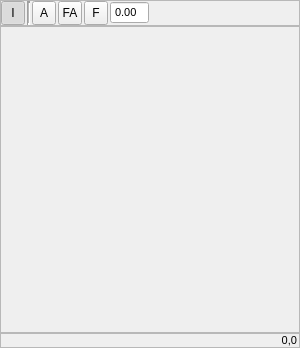
<?xml version="1.0" encoding="UTF-8"?>
<ui version="4.0">
 <class>GraphWidget</class>
 <widget class="QWidget" name="GraphWidget">
  <property name="geometry">
   <rect>
    <x>0</x>
    <y>0</y>
    <width>300</width>
    <height>348</height>
   </rect>
  </property>
  <property name="font">
   <font>
    <pointsize>9</pointsize>
   </font>
  </property>
  <property name="windowTitle">
   <string>Form</string>
  </property>
  <layout class="QVBoxLayout" name="verticalLayout">
   <property name="spacing">
    <number>0</number>
   </property>
   <property name="leftMargin">
    <number>0</number>
   </property>
   <property name="topMargin">
    <number>0</number>
   </property>
   <property name="rightMargin">
    <number>0</number>
   </property>
   <property name="bottomMargin">
    <number>0</number>
   </property>
   <item>
    <widget class="QFrame" name="ToolsFrame">
     <property name="sizePolicy">
      <sizepolicy hsizetype="Preferred" vsizetype="Minimum">
       <horstretch>0</horstretch>
       <verstretch>0</verstretch>
      </sizepolicy>
     </property>
     <property name="frameShape">
      <enum>QFrame::StyledPanel</enum>
     </property>
     <property name="frameShadow">
      <enum>QFrame::Raised</enum>
     </property>
     <layout class="QHBoxLayout" name="horizontalLayout_3">
      <property name="spacing">
       <number>2</number>
      </property>
      <property name="leftMargin">
       <number>0</number>
      </property>
      <property name="topMargin">
       <number>0</number>
      </property>
      <property name="rightMargin">
       <number>0</number>
      </property>
      <property name="bottomMargin">
       <number>0</number>
      </property>
      <item>
       <widget class="QToolButton" name="InteractionViewButton">
        <property name="minimumSize">
         <size>
          <width>24</width>
          <height>24</height>
         </size>
        </property>
        <property name="maximumSize">
         <size>
          <width>24</width>
          <height>24</height>
         </size>
        </property>
        <property name="toolTip">
         <string>View mode</string>
        </property>
        <property name="text">
         <string>I</string>
        </property>
        <property name="checkable">
         <bool>true</bool>
        </property>
        <property name="checked">
         <bool>true</bool>
        </property>
       </widget>
      </item>
      <item>
       <widget class="Line" name="line">
        <property name="frameShadow">
         <enum>QFrame::Sunken</enum>
        </property>
        <property name="lineWidth">
         <number>2</number>
        </property>
        <property name="midLineWidth">
         <number>1</number>
        </property>
        <property name="orientation">
         <enum>Qt::Vertical</enum>
        </property>
       </widget>
      </item>
      <item>
       <widget class="QToolButton" name="ViewShowAllButton">
        <property name="minimumSize">
         <size>
          <width>24</width>
          <height>24</height>
         </size>
        </property>
        <property name="maximumSize">
         <size>
          <width>24</width>
          <height>24</height>
         </size>
        </property>
        <property name="toolTip">
         <string>Expand axis limits to show all data</string>
        </property>
        <property name="text">
         <string>A</string>
        </property>
       </widget>
      </item>
      <item>
       <widget class="QToolButton" name="ViewFollowAllButton">
        <property name="minimumSize">
         <size>
          <width>24</width>
          <height>24</height>
         </size>
        </property>
        <property name="maximumSize">
         <size>
          <width>24</width>
          <height>24</height>
         </size>
        </property>
        <property name="toolTip">
         <string>Follow abscissa, showing only data over the range specified</string>
        </property>
        <property name="text">
         <string>FA</string>
        </property>
        <property name="checkable">
         <bool>true</bool>
        </property>
       </widget>
      </item>
      <item>
       <widget class="QToolButton" name="ViewFollowXButton">
        <property name="minimumSize">
         <size>
          <width>24</width>
          <height>24</height>
         </size>
        </property>
        <property name="maximumSize">
         <size>
          <width>24</width>
          <height>24</height>
         </size>
        </property>
        <property name="toolTip">
         <string>Follow abscissa, showing only data over the range specified</string>
        </property>
        <property name="text">
         <string>F</string>
        </property>
        <property name="checkable">
         <bool>true</bool>
        </property>
       </widget>
      </item>
      <item>
       <widget class="ExponentialSpin" name="ViewFollowXLengthSpin">
        <property name="font">
         <font>
          <pointsize>8</pointsize>
         </font>
        </property>
        <property name="toolTip">
         <string>Range over which to follow abscissa</string>
        </property>
        <property name="buttonSymbols">
         <enum>QAbstractSpinBox::NoButtons</enum>
        </property>
       </widget>
      </item>
      <item>
       <spacer name="horizontalSpacer">
        <property name="orientation">
         <enum>Qt::Horizontal</enum>
        </property>
        <property name="sizeHint" stdset="0">
         <size>
          <width>151</width>
          <height>20</height>
         </size>
        </property>
       </spacer>
      </item>
     </layout>
    </widget>
   </item>
   <item>
    <widget class="QFrame" name="MainViewFrame">
     <property name="sizePolicy">
      <sizepolicy hsizetype="Expanding" vsizetype="Expanding">
       <horstretch>0</horstretch>
       <verstretch>0</verstretch>
      </sizepolicy>
     </property>
     <property name="minimumSize">
      <size>
       <width>300</width>
       <height>300</height>
      </size>
     </property>
     <property name="frameShape">
      <enum>QFrame::StyledPanel</enum>
     </property>
     <property name="frameShadow">
      <enum>QFrame::Sunken</enum>
     </property>
     <layout class="QHBoxLayout" name="horizontalLayout">
      <property name="spacing">
       <number>0</number>
      </property>
      <property name="leftMargin">
       <number>0</number>
      </property>
      <property name="topMargin">
       <number>0</number>
      </property>
      <property name="rightMargin">
       <number>0</number>
      </property>
      <property name="bottomMargin">
       <number>0</number>
      </property>
      <item>
       <widget class="DataViewer" name="DataView" native="true">
        <property name="sizePolicy">
         <sizepolicy hsizetype="Expanding" vsizetype="Expanding">
          <horstretch>0</horstretch>
          <verstretch>3</verstretch>
         </sizepolicy>
        </property>
        <property name="cursor">
         <cursorShape>CrossCursor</cursorShape>
        </property>
        <property name="mouseTracking">
         <bool>true</bool>
        </property>
        <property name="focusPolicy">
         <enum>Qt::WheelFocus</enum>
        </property>
       </widget>
      </item>
     </layout>
    </widget>
   </item>
   <item>
    <widget class="QFrame" name="CoordinateFrame">
     <property name="font">
      <font>
       <pointsize>8</pointsize>
      </font>
     </property>
     <property name="frameShape">
      <enum>QFrame::StyledPanel</enum>
     </property>
     <property name="frameShadow">
      <enum>QFrame::Sunken</enum>
     </property>
     <layout class="QHBoxLayout" name="horizontalLayout_2">
      <property name="spacing">
       <number>4</number>
      </property>
      <property name="leftMargin">
       <number>2</number>
      </property>
      <property name="topMargin">
       <number>0</number>
      </property>
      <property name="rightMargin">
       <number>2</number>
      </property>
      <property name="bottomMargin">
       <number>0</number>
      </property>
      <item>
       <widget class="QLabel" name="CoordinateLabel">
        <property name="sizePolicy">
         <sizepolicy hsizetype="Expanding" vsizetype="Preferred">
          <horstretch>0</horstretch>
          <verstretch>0</verstretch>
         </sizepolicy>
        </property>
        <property name="text">
         <string>0,0</string>
        </property>
        <property name="alignment">
         <set>Qt::AlignRight|Qt::AlignTrailing|Qt::AlignVCenter</set>
        </property>
       </widget>
      </item>
     </layout>
    </widget>
   </item>
  </layout>
 </widget>
 <customwidgets>
  <customwidget>
   <class>DataViewer</class>
   <extends>QWidget</extends>
   <header>gui/viewer/dataviewer.hui</header>
   <container>1</container>
  </customwidget>
  <customwidget>
   <class>ExponentialSpin</class>
   <extends>QDoubleSpinBox</extends>
   <header>gui/widgets/exponentialspin.hui</header>
  </customwidget>
 </customwidgets>
 <resources/>
 <connections/>
</ui>
